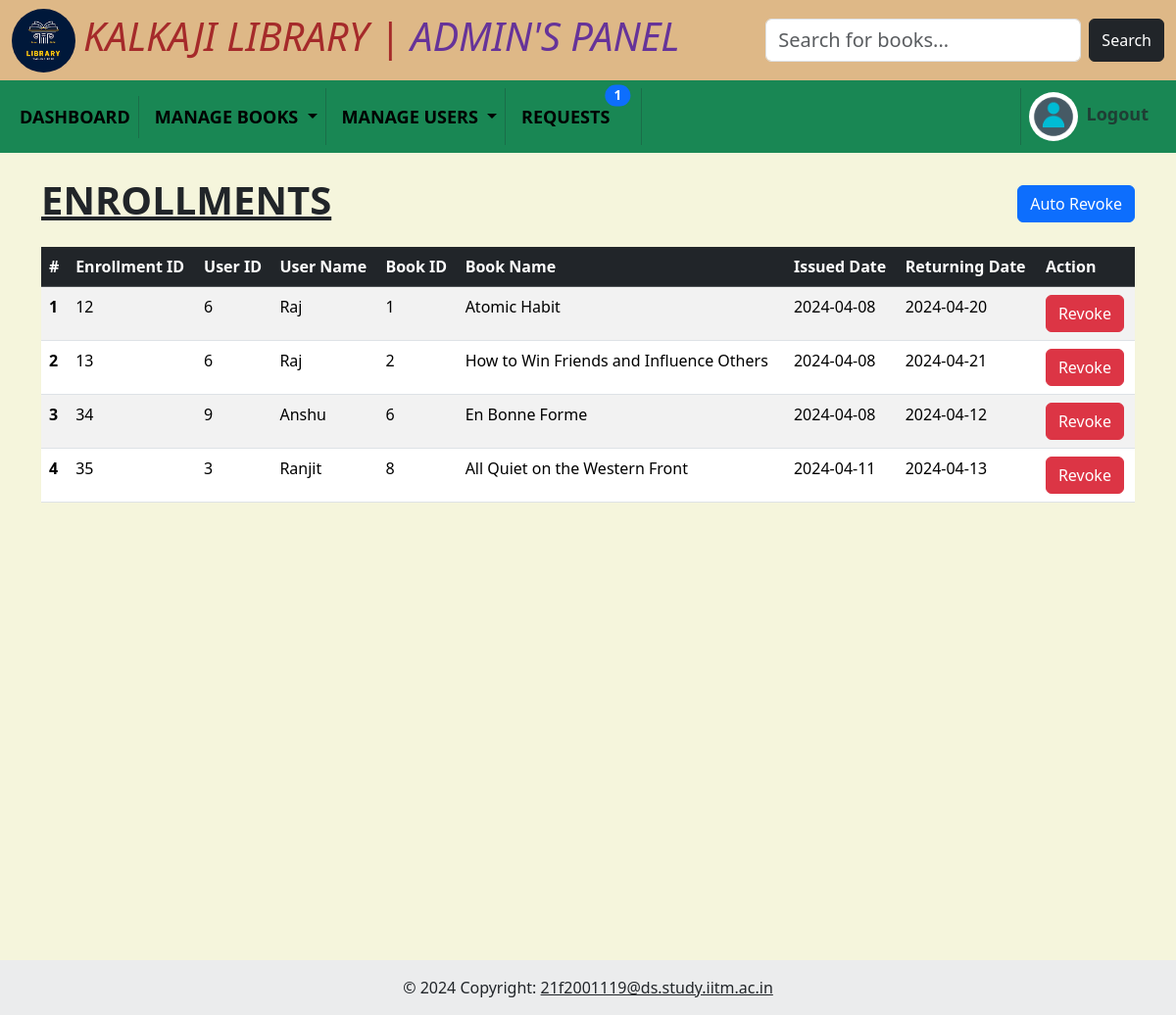
The app's page /enrolls (signed in), older data.
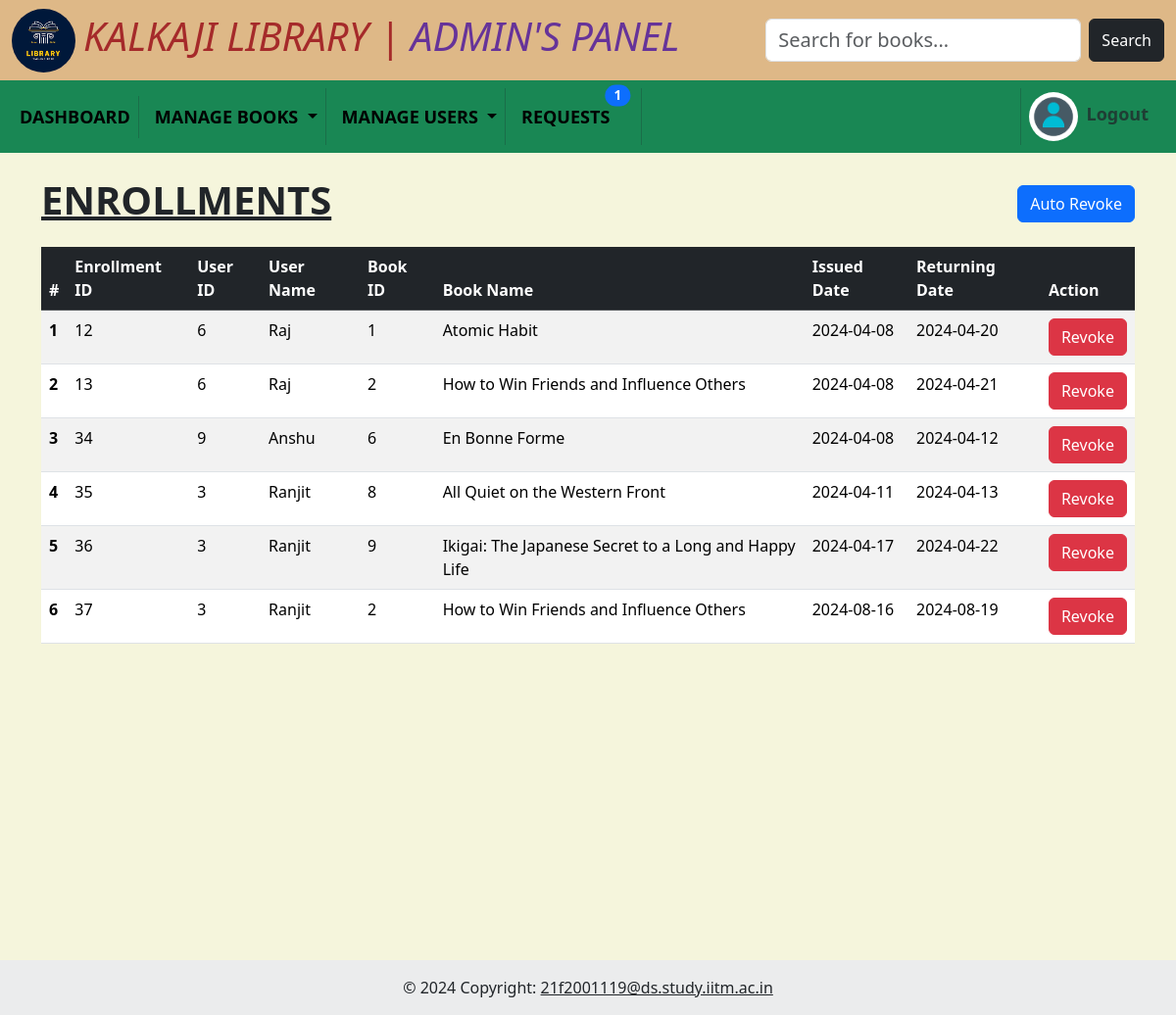
The same page, newer data.
### models/model.py (models this page shows)
class Enrollments(db.Model):
    __tablename__ = "enrollments"
    id = db.Column(db.Integer, autoincrement=True, primary_key=True)
    user_id = db.Column(db.Integer, db.ForeignKey("user.id"), nullable=False)
    book_id = db.Column(db.Integer, db.ForeignKey("book.id"), nullable=False)
    user = db.relationship("User", back_populates="enrollments")
    book = db.relationship("Book", back_populates="enrollments")
    issue_date = db.Column(db.Date)
    return_date = db.Column(db.Date)
    __table_args__ = (db.UniqueConstraint('user_id', 'book_id'),)

class User(db.Model):
    __tablename__ = "user"
    id = db.Column(db.Integer, autoincrement=True, primary_key=True)
    name = db.Column(db.String, nullable=False)
    email = db.Column(db.String, unique=True)
    password = db.Column(db.String)
    enrollments = db.relationship("Enrollments", back_populates="user")

class Book(db.Model):
    __tablename__ = "book"
    id = db.Column(db.Integer, autoincrement=True, nullable=False, primary_key=True)
    isbn = db.Column(db.Integer, unique=True, nullable=False)
    name = db.Column(db.String, nullable=False)
    content = db.Column(db.String)
    author_name = db.Column(db.String)
    section = db.Column(db.Integer, db.ForeignKey("sections.id"), nullable=False)
    language = db.Column(db.String)
    date_added = db.Column(db.Date)
    rating = db.Column(db.Integer)
    enrollments = db.relationship("Enrollments", back_populates="book")
    ratings = db.relationship("Rating", backref="book")
    sections = db.relationship('Sections', backref='books')

### controllers/enrollments.py (the view)
@app.route("/enrolls")
def enrolls():
    enrolls  = Enrollments.query.all()
    return render_template("admin/enrolls.html", enrolls=enrolls)

### controllers/admin.py (called while the page is built)
@app.before_request
def before_req():
    if "admin" not in session and request.endpoint in admin_routes:
        return redirect("/admin_login")
    elif "user_id" not in session and request.endpoint in user_routes:
        return redirect("/user_login")

### controllers/index.py (called while the page is built)
@app.context_processor
def inject_admin():
    admin1 = 1
    admin0 = 0
    req = Book_req.query.all()
    msg = Messages.query.filter_by(user_id=session.get('user_id')).all()
    return dict(admin1=admin1, admin0=admin0, req=len(req), msg=len(msg))

### templates/admin/enrolls.html
{% include 'admin/layout.html' %}
<div class="container mt-4 min-vh-100">
    <div class="me-auto d-flex justify-content-between align-items-center mb-3">
        <h1 class="fw-bold text-uppercase text-decoration-underline">Enrollments</h1>
        <a href="/auto_revoke" class="btn btn-primary">Auto Revoke</a>
    </div>
    <table class="table table-striped table-hover">
        <thead class="table-dark">
            <tr>
                <th scope="col">#</th>
                <th scope="col">Enrollment ID</th>
                <th scope="col">User ID</th>
                <th scope="col">User Name</th>
                <th scope="col">Book ID</th>
                <th scope="col">Book Name</th>
                <th scope="col">Issued Date</th>
                <th scope="col">Returning Date</th>
                <th scope="col">Action</th>
            </tr>
        </thead>
        <tbody>
            {% for enroll in enrolls %}
            <tr>
                <th scope="row">{{ loop.index }}</th>
                <td>{{enroll.id}}</td>
                <td>{{enroll.user_id}}</td>
                <td>{{enroll.user.name}}</td>
                <td>{{enroll.book_id}}</td>
                <td>{{enroll.book.name}}</td>
                <td>{{enroll.issue_date}}</td>
                <td>{{enroll.return_date}}</td>
                <td>
                    <a href="/revoke/{{ enroll.id }}" class="btn btn-danger">Revoke</a>
                </td>
            </tr>
            {% endfor %}
        </tbody>
    </table>
</div>
{% include 'footer.html' %}

### templates/admin/layout.html (shortened to what this page needs)
<!DOCTYPE html>
<html lang="en">
<head>
  <link href="https://cdn.jsdelivr.net/npm/bootstrap@5.3.2/dist/css/bootstrap.min.css" rel="stylesheet"
 />
  <link rel="stylesheet" href="../static/global.css" />
</head>
<body>
  <nav class="navbar navbar-expand-lg heading">
    <div class="container-fluid">
      <a href="/dashboard">
        <img src="../static/library.png" alt="library" class="library-logo me-2" />
      </a>
      <a class="navbar-brand" href="/dashboard">
        <h1 style="font-style: italic; color: brown">KALKAJI LIBRARY | <span style="color: rebeccapurple;">ADMIN'S
            PANEL</span></h1>
      </a>
      <div class="collapse navbar-collapse" id="navbarSupportedContent">
        <form class="d-flex ms-auto" role="search" action="/search" method="POST">
          <input class="form-control me-2" name="search" type="search" placeholder="Search for books..." />
          <button class="btn btn-dark" type="submit">Search</button>
        </form>
      </div>
    </div>
  </nav>
  <nav class="navbar navbar-expand-lg bg-success">
    <div class="container-fluid">
      <div class="collapse navbar-collapse justify-content-center" id="navbarSupportedContent">
        <ul class="navbar-nav mb-lg-0">
          <li class="nav-item">
            <a class="nav-link active" aria-current="page" href="/dashboard">DASHBOARD</a>
          </li>
          <li class="nav-item dropdown">
            <a class="nav-link active dropdown-toggle" href="#" role="button" data-bs-toggle="dropdown"
              aria-expanded="false">
              MANAGE BOOKS
            </a>
          </li>
        </ul>
        <ul class="navbar-nav mb-lg-0">
          <li class="nav-item dropdown">
            <a class="nav-link active dropdown-toggle" href="#" role="button" data-bs-toggle="dropdown"
              aria-expanded="false">
              MANAGE USERS
            </a>
          </li>
        </ul>
        <ul class="navbar-nav mb-lg-0">
          <li class="nav-item dropdown">
            <a class="nav-link active" href="/requests" role="button">REQUESTS<span class="position-absolute top-0 start-100 translate-middle badge rounded-pill bg-primary">{{req}}</span></a>
          </li>
        </ul>
        <ul class="navbar-nav ms-2 mb-lg-0">
          <li class="nav-item">
            <img src="../../static/admin.png" alt="Photo" class="user-img me-1 my-1" />
            {% block content %}
            <a class="navbar-brand text-muted" href="/logout/{{ admin1 }}">Logout </a>
            {% endblock %}
          </li>
        </ul>
      </div>
    </div>
  </nav>

### templates/footer.html (shortened to what this page needs)
  <footer class="bg-body-tertiary text-center text-lg-start">
    <div class="text-center p-3" style="background-color: rgba(0, 0, 0, 0.05);">
      © 2024 Copyright:
      <a class="text-body" href="mailto:21f2001119@ds.study.iitm.ac.in">21f2001119@ds.study.iitm.ac.in</a>
    </div>
  </footer>
</body>
</html>

### static/global.css (style rules this page uses)
body { background-color: beige; }
.user-img { width: 50px; border-radius: 100%; }
.library-logo { width: 65px; border-radius: 100%; }
.heading { background-color: burlywood; }
.form-control { font-size: 20px; }
.navbar-nav .nav-link, .navbar-brand, .dropdown-menu a { font-size: 18px; font-weight: bold; }

Row changes from the older to the newer data that the page shows:
added Enrollments: id "36", user_id "3", user.name "Ranjit", book_id "9", book.name "Ikigai: The Japanese Secret to a Long and Happy Life", issue_date "2024-04-17", return_date "2024-04-22"
added Enrollments: id "37", user_id "3", user.name "Ranjit", book_id "2", book.name "How to Win Friends and Influence Others", issue_date "2024-08-16", return_date "2024-08-19"
